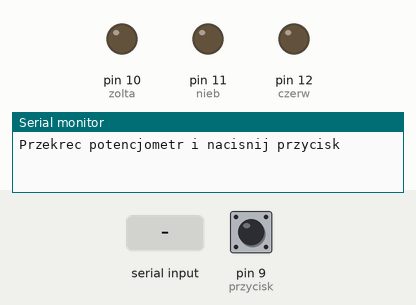
This sketch was run on a simulated Arduino Uno, built with avr-gcc and run on an emulated ATmega328P. Parts: output pins drawn as LEDs (lit = HIGH), the last lines printed to the serial monitor. The test bench sets the inputs (shaded band); at power-on: pin 9 (przycisk) HIGH.

Above: at 1.2 s.
1.3 s: pin 9 (przycisk) pulled LOW for 0.15 s
2.9 s: "90,45\n" received over Serial
At 3.4 s:
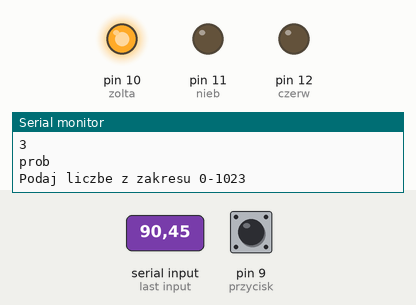
Timing chart, 0 to 5.9 s (numbered marks = the images above; inputs shaded):
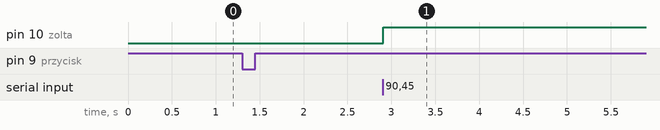

Measured:
- after the input at 2.9 s, pin 10 (zolta): LOW → HIGH at once

The sketch:

Gra.ino
```cpp
#define przycisk 9
#define zolta 10
#define nieb 11
#define czerw 12

String dane = "";
int dane_int = 0;
int licz = 0;
int odcz = 0;
int blad = 50;
boolean start = true;

void setup() {
  // put your setup code here, to run once:
  Serial.begin(9600);
  pinMode(przycisk, INPUT_PULLUP);
  pinMode(zolta, OUTPUT);
  pinMode(nieb, OUTPUT);
  pinMode(czerw, OUTPUT);
}

void loop() {
  // put your main code here, to run repeatedly:
  if ( start = true ) {
    licz = 3;
    digitalWrite(zolta, LOW);
    digitalWrite(nieb, LOW);
    digitalWrite(czerw, LOW);

    while (!Serial) delay(10);
    Serial.println("Przekrec potencjometr i nacisnij przycisk");
    delay(250);
    while (digitalRead(przycisk) == HIGH) delay(50);
    odcz = analogRead(A5);
    while ( licz != -1){
      Serial.println("Podaj liczbe z zakresu 0-1023");

      while (Serial.available() == 0);
      dane = Serial.readStringUntil('\n');
      dane_int = dane.toInt();

      if (odcz + blad > dane_int && odcz - blad < dane_int ) {
        Serial.println("wygrales");
        Serial.println(odcz);
        digitalWrite(nieb, HIGH);
        start = true;
        delay(200);
        Serial.println("Jesli chcesz zagrac nacisnij przycisk");
        while (digitalRead(przycisk) == HIGH) delay(20);
        break;
        digitalWrite(zolta, LOW);
        digitalWrite(czerw, LOW);

      } else {
        if (licz > 0) {
          start = false;
          digitalWrite(zolta, HIGH);
          Serial. println("Spróboj jeszcze raz");
          Serial.println("Pozostało Ci jeszcze: ");
          Serial.println(licz);
          Serial.println("prob");
          licz = licz - 1;
        } else if (licz == 0) {
          Serial.println(odcz);
          digitalWrite(czerw, HIGH);
          Serial.println("Przegrałes. Jescze raz? nacisnij przycisk");
          delay(250);
          while (digitalRead(przycisk) == HIGH) start = true;
          delay(200);
          break;
       }
       }
      }

    }
  }
```
